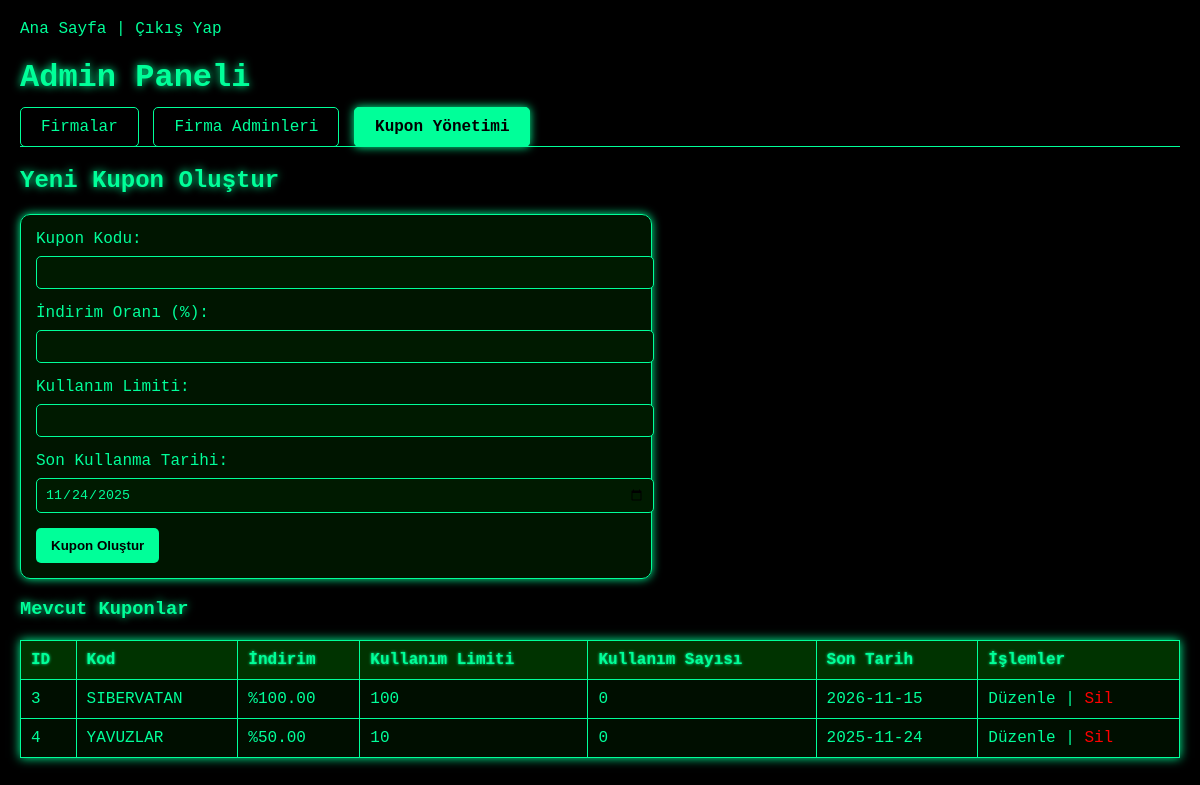
The page /admin_panel.php?tab=coupons (signed in) on the database its author committed.
### tables this page shows
CREATE TABLE coupons (
    id INTEGER PRIMARY KEY AUTOINCREMENT, -- Benzersiz Kupon ID'si
    code TEXT NOT NULL UNIQUE,            -- Kupon Kodu
    discount_rate REAL NOT NULL,          -- İndirim Oranı (Örn: 0.10 for %10)
    usage_limit INTEGER NOT NULL,         -- Toplam Kullanım Limiti
    used_count INTEGER DEFAULT 0,         -- Kaç Kere Kullanıldığı
    expiry_date DATE NOT NULL,            -- Son Kullanma Tarihi
    created_at DATETIME DEFAULT CURRENT_TIMESTAMP
);

### admin_panel.php (the view, shortened to what this page needs)
<?php
$database_file = 'database.sqlite';
$current_action = $_GET['tab'] ?? 'firms';
try {
    $db = new PDO("sqlite:$database_file");
    $db->setAttribute(PDO::ATTR_ERRMODE, PDO::ERRMODE_EXCEPTION);
    $stmt_list_coupons = $db->query("SELECT id, code, discount_rate, usage_limit, used_count, expiry_date FROM coupons ORDER BY expiry_date DESC");
    $all_coupons = $stmt_list_coupons->fetchAll(PDO::FETCH_ASSOC);
    $coupon_to_edit = null;
} catch (Exception $e) {
    $db->rollBack();
    $error = "Veritabanı hatası: " . $e->getMessage();
}
$coupon_form_title = $coupon_to_edit ? "Kupon Düzenle" : "Yeni Kupon Oluştur";
$current_coupon_code = $coupon_to_edit['code'] ?? '';
$current_discount_rate = $coupon_to_edit['discount_rate'] ?? '';
$current_usage_limit = $coupon_to_edit['usage_limit'] ?? '';
$current_expiry_date = $coupon_to_edit['expiry_date'] ?? date('Y-m-d', strtotime('+1 month'));
?>
<!DOCTYPE html>
<html lang="tr">
<head>
</head>
<body>
    <p><a href="index.php">Ana Sayfa</a> | <a href="logout.php">Çıkış Yap</a></p>
    <h1> Admin Paneli</h1>
    <div class="tabs">
        <a href="admin_panel.php?tab=firms" class="<?php echo $current_action === 'firms' ? 'active' : ''; ?>">Firmalar</a>
        <a href="admin_panel.php?tab=firma_admins" class="<?php echo $current_action === 'firma_admins' ? 'active' : ''; ?>">Firma Adminleri</a>
        <a href="admin_panel.php?tab=coupons" class="<?php echo $current_action === 'coupons' ? 'active' : ''; ?>">Kupon Yönetimi</a>
    </div>
    <div>
        <?php if ($current_action === 'coupons'): ?>
            <h2><?php echo $coupon_form_title; ?></h2>
            <form method="POST" action="admin_panel.php?tab=coupons">
                <label>Kupon Kodu:</label>
                <input type="text" name="code" value="<?php echo htmlspecialchars($current_coupon_code); ?>" required>
                <label>İndirim Oranı (%):</label>
                <input type="number" name="discount_rate" step="0.01" min="0.01" value="<?php echo htmlspecialchars($current_discount_rate); ?>" required>
                <label>Kullanım Limiti:</label>
                <input type="number" name="usage_limit" min="1" value="<?php echo htmlspecialchars($current_usage_limit); ?>" required>
                <label>Son Kullanma Tarihi:</label>
                <input type="date" name="expiry_date" value="<?php echo htmlspecialchars($current_expiry_date); ?>" required>
                <button type="submit" name="submit_coupon"><?php echo $coupon_to_edit ? "Kuponu Güncelle" : "Kupon Oluştur"; ?></button>
            </form>
            <h3>Mevcut Kuponlar</h3>
            <table>
                <thead>
                    <tr>
                        <th>ID</th>
                        <th>Kod</th>
                        <th>İndirim</th>
                        <th>Kullanım Limiti</th>
                        <th>Kullanım Sayısı</th>
                        <th>Son Tarih</th>
                        <th>İşlemler</th>
                    </tr>
                </thead>
                <tbody>
                    <?php foreach ($all_coupons as $coupon): ?>
                        <tr>
                            <td><?php echo htmlspecialchars($coupon['id']); ?></td>
                            <td><?php echo htmlspecialchars($coupon['code']); ?></td>
                            <td>%<?php echo number_format($coupon['discount_rate'] * 100, 2); ?></td>
                            <td><?php echo htmlspecialchars($coupon['usage_limit']); ?></td>
                            <td><?php echo htmlspecialchars($coupon['used_count']); ?></td>
                            <td><?php echo htmlspecialchars($coupon['expiry_date']); ?></td>
                            <td>
                                <a href="admin_panel.php?tab=coupons&action=edit_coupon&coupon_id=<?php echo $coupon['id']; ?>">Düzenle</a> |
                                <a href="admin_panel.php?tab=coupons&action=delete_coupon&coupon_id=<?php echo $coupon['id']; ?>" onclick="return confirm('Bu kuponu silmek istediğinizden emin misiniz?');" style="color: red;">Sil</a>
                            </td>
                        </tr>
                    <?php endforeach; ?>
                </tbody>
            </table>
        <?php endif; ?>
    </div>
</body>
</html>

### admin_panel.php (style rules this page uses)
body { background-color: #000; color: #00ff99; font-family: 'Courier New', monospace; margin: 20px; animation: matrix-bg 5s infinite alternate; }
a { color: #00ff99; text-decoration: none; transition: 0.3s; }
h1, h2, h3 { color: #00ff99; text-shadow: 0 0 8px #00ff99; }
.tabs { margin-bottom: 20px; border-bottom: 1px solid #00ff99; padding-bottom: 10px; }
.tabs a { padding: 10px 20px; border: 1px solid #00ff99; background-color: transparent; color: #00ff99; margin-right: 5px; border-radius: 5px; }
.tabs a.active { background-color: #00ff99; color: #000; font-weight: bold; box-shadow: 0 0 10px #00ff99; }
form { background-color: rgba(0, 30, 0, 0.7); border: 1px solid #00ff99; padding: 15px; border-radius: 10px; width: 100%; max-width: 600px; box-shadow: 0 0 10px #00ff99; }
label { display: block; margin-bottom: 8px; color: #00ff99; }
input, select { width: 100%; padding: 8px; background-color: #001a00; color: #00ff99; border: 1px solid #00ff99; border-radius: 5px; margin-bottom: 15px; }
button { background-color: #00ff99; color: #000; font-weight: bold; padding: 10px 15px; border: none; border-radius: 5px; cursor: pointer; transition: 0.3s; }
table { width: 100%; border-collapse: collapse; margin-top: 20px; background-color: rgba(0, 20, 0, 0.7); border: 1px solid #00ff99; box-shadow: 0 0 10px #00ff99; }
th, td { border: 1px solid #00ff99; padding: 10px; text-align: left; }
th { background-color: #003300; text-shadow: 0 0 3px #00ff99; }

### rows shown on the page
coupons: id "3", code "SIBERVATAN", $coupon['discount_rate']*100 "100.00", usage_limit "100", used_count "0", expiry_date "2026-11-15"
coupons: id "4", code "YAVUZLAR", $coupon['discount_rate']*100 "50.00", usage_limit "10", used_count "0", expiry_date "2025-11-24"

### other values the page prints
$coupon_form_title "Yeni Kupon Oluştur"
